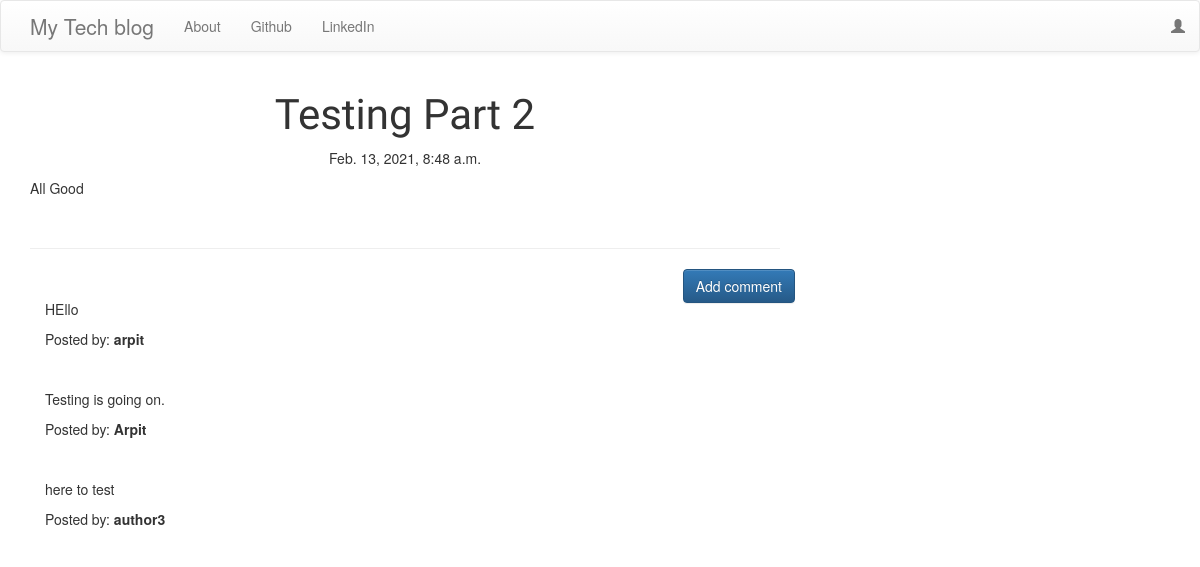
The app's page /post/4 with its own data.
### blog/models.py (models this page shows, shortened)
class Post(models.Model):
    title = models.CharField(max_length=200)
    text = models.TextField()
    create_date = models.DateTimeField(default=timezone.now)
    publish_date = models.DateTimeField(blank=True,null=True)
    author = models.ForeignKey('auth.User', on_delete=models.CASCADE)

class Comment(models.Model):
    post= models.ForeignKey('blog.Post',related_name='comments',on_delete= models.CASCADE)
    author= models.CharField(max_length=100)
    text= models.TextField()
    create_date = models.DateTimeField(default=timezone.now)
    approved_comments = models.BooleanField(default=False)

### blog/views.py (the view)
# urls.py: re_path(r'^post/(?P<pk>\d+)$',views.PostDetailView.as_view(), name= 'post_detail'),
class PostDetailView(DetailView):
    model = Post

### blog/templates/blog/post_detail.html (shortened to what this page needs)
{% extends 'blog/base.html' %}
{% block content %}
        <h1 class='posttitle loader'>{{ post.title }}</h1>
        {% if post.publish_date %}
            <div class="date postdate">
                {{ post.publish_date }}
            </div>
        {% else %}
            <a class="btn btn-default" href="{% url 'post_publish' pk=post.pk %}">Publish</a>
        {% endif %}
      <p class='postcontent' >{{ post.text|safe|linebreaksbr }}</p>
  <hr>
  <a class="btn btn-primary btn-comment" href="{% url 'add_comment_to_post' pk=post.pk %}">Add comment</a>
  <div class="container">
  {% for comment in post.comments.all %}
  <br>
      {% if user.is_authenticated or comment.approved_comments %}
          <p>{{ comment.text|safe|linebreaks }}</p>
          <p>Posted by: <strong>{{ comment.author }}</strong></p>
      {% endif %}
  {% empty %}
      <p>No comments posted.</p>
  {% endfor %}
</div>
{% endblock %}

### blog/static/css/blog.css (style rules this page uses)
.postdate { text-align: center; }
.posttitle { font-family: 'Russo One', sans-serif; font-size: 3em; text-align: center; }
.postcontent { font-family: 'Montserrat'; font-size: 1.5em; }
.btn-comment { position: absolute; right: 0px; }
.loader { filter:hue-rotate(0deg); color: linear-gradient(45deg,#0f8,#08f); animation:hue 5000ms infinite linear; }

### records on screen
Post: title "Testing Part 2", publish_date "Feb. 13, 2021, 8:48 a.m.", text "All Good"
Comment: text "HEllo", author "arpit"
Comment: text "Testing is going on.", author "Arpit"
Comment: text "here to test", author "author3"
